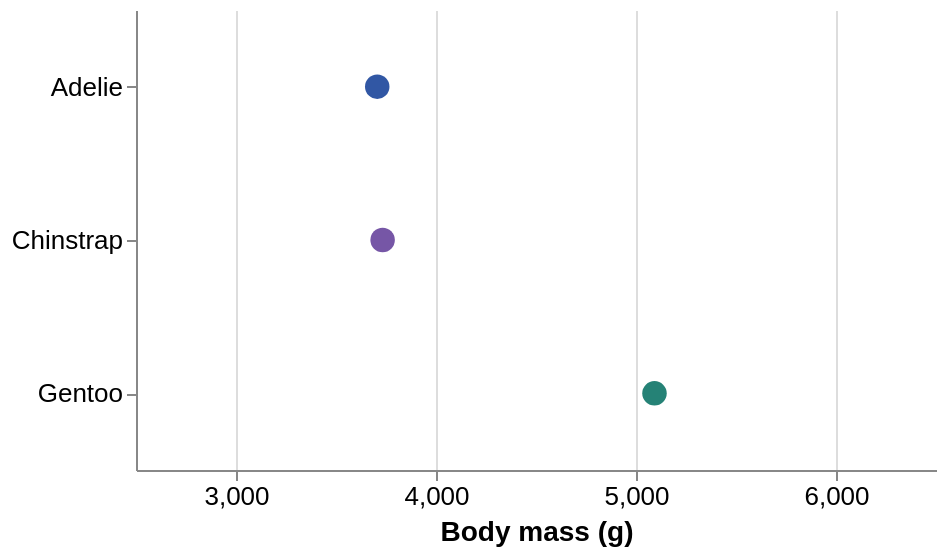

Write the Vega-Lite specification saved for this chart.
### Vega-Lite specification from a JSON file in a GitHub repository (floating-point values rounded to 4 significant figures; data arrays with more than 128 entries replaced by an {"elided": "..."} marker saying what was removed)
{"$schema": "https://vega.github.io/schema/vega-lite/v6.json", "data": {"values": {"elided": "333 records"}}, "width": 400, "height": 230, "mark": {"type": "point", "filled": true, "size": 150}, "encoding": {"x": {"field": "body_mass_g", "type": "quantitative", "title": "Body mass (g)", "scale": {"domain": [2500, 6500], "zero": false}, "axis": {"format": ",.0f", "tickCount": 5}, "aggregate": "mean"}, "y": {"field": "species", "type": "nominal", "sort": ["Adelie", "Chinstrap", "Gentoo"], "title": null}, "color": {"field": "species", "type": "nominal", "scale": {"domain": ["Adelie", "Chinstrap", "Gentoo"], "range": ["#3157a4", "#7656a6", "#258276"]}, "legend": null}}, "config": {"font": "Arial", "view": {"stroke": null}, "axis": {"labelFontSize": 13, "titleFontSize": 14}, "header": {"labelFontSize": 15}, "title": {"fontSize": 16, "anchor": "start"}}}
